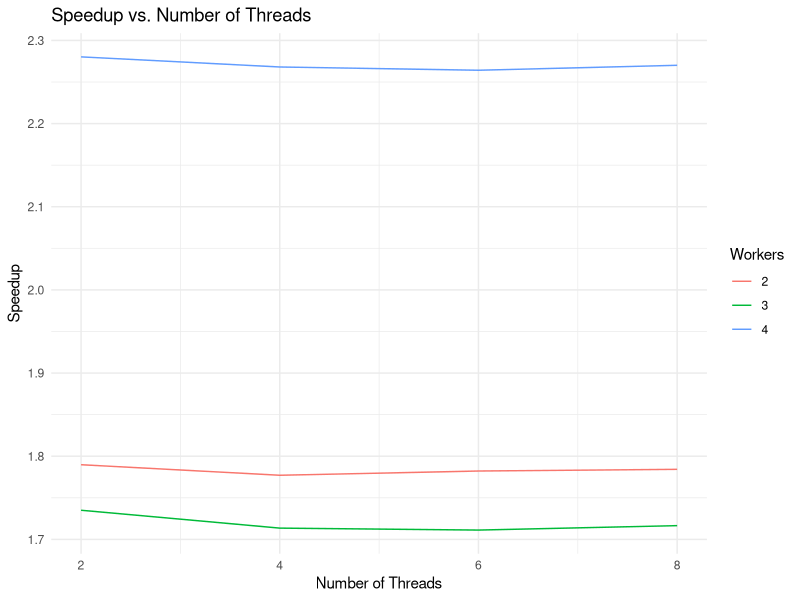

This figure's R source: (Note: this script raises an error after producing the figure.)
## ---- chunk 1
library(ggplot2)

# Replace "path/to/your/data.csv" with the actual path to your CSV file


# Read the CSV data from the file
data <- read.csv("1min.csv")
print(data)

# Create a line plot with individual lines for each worker
plot <- ggplot(data, aes(x = threads, y = speedup, group = workers, color = as.factor(workers))) +
  geom_line() +
  labs(title = "Speedup vs. Number of Threads", x = "Number of Threads", y = "Speedup", color = "Workers") +
  scale_color_discrete(name = "Workers") +
  theme_minimal()

# Show the plot
print(plot)

## ---- chunk 2
data <- read.csv("5min.csv")
# Define the desired y-axis range and precision
y_axis_range <- c(1.5, 3)  # Set the desired range
y_precision <- 1  # Set the desired precision

# Create a line plot with individual lines for each worker
plot <- ggplot(data, aes(x = threads, y = speedup, group = workers, color = as.factor(workers))) +
  geom_line() +
  labs(title = "Speedup vs. Number of Threads", x = "Number of Threads", y = "Speedup", color = "Workers") +
  scale_color_discrete(name = "Workers") +
  scale_y_continuous(limits = y_axis_range, labels = scales::number_format(scale = y_precision)) +  # Set precision
  theme_minimal()

# Show the plot
print(plot)
